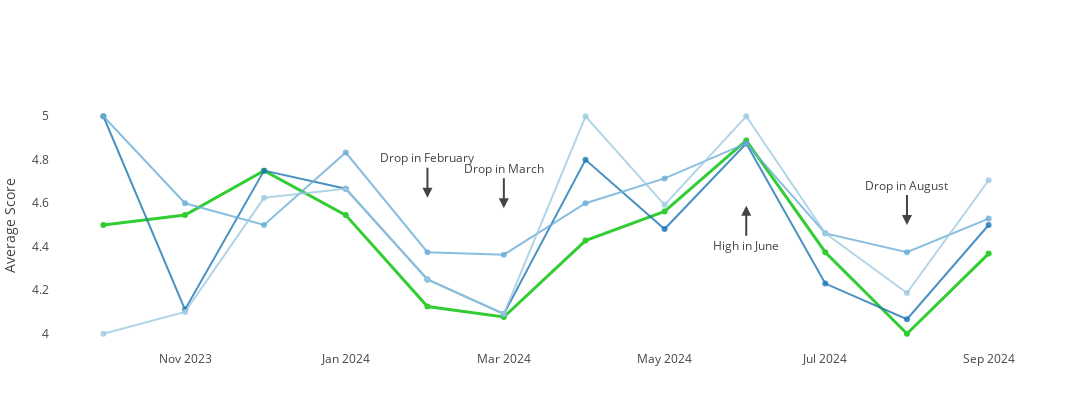

Here is the notebook cell this chart was saved with:
### Code cell
label_mapping = {
    'rating_score': 'Rating',
    'food_score': 'Food',
    'service_score': 'Service',
    'atmosphere_score': 'Ambient'
}

plotTrend(reviews, label_mapping, app=False)
#plotTrend(reviews, label_mapping, app=False, filter_min="2024-01-01", filter_max="2024-05-01")

### Figure 1 — Plotly figure (JSON) as saved in the notebook; plotly's stock layout.template omitted (floating-point values rounded to 4 significant figures)
{"data": [{"hoverinfo": "text", "line": {"color": "#32CD32", "width": 3}, "mode": "lines+markers", "name": "Rating", "text": ["Rating - 4.50", "Rating - 4.55", "Rating - 4.75", "Rating - 4.55", "Rating - 4.12", "Rating - 4.08", "Rating - 4.43", "Rating - 4.56", "Rating - 4.89", "Rating - 4.38", "Rating - 4.00", "Rating - 4.37"], "type": "scatter", "x": ["2023-10", "2023-11", "2023-12", "2024-01", "2024-02", "2024-03", "2024-04", "2024-05", "2024-06", "2024-07", "2024-08", "2024-09"], "xaxis": "x", "y": [4.5, 4.545, 4.75, 4.545, 4.125, 4.077, 4.429, 4.562, 4.889, 4.375, 4, 4.368], "yaxis": "y"}, {"hoverinfo": "text", "line": {"color": "rgba(31, 119, 180, 0.8)", "width": 2}, "mode": "lines+markers", "name": "Food", "text": ["Food - 5.00", "Food - 4.11", "Food - 4.75", "Food - 4.67", "Food - 4.25", "Food - 4.09", "Food - 4.80", "Food - 4.48", "Food - 4.88", "Food - 4.23", "Food - 4.07", "Food - 4.50"], "type": "scatter", "x": ["2023-10", "2023-11", "2023-12", "2024-01", "2024-02", "2024-03", "2024-04", "2024-05", "2024-06", "2024-07", "2024-08", "2024-09"], "xaxis": "x", "y": [5, 4.111, 4.75, 4.667, 4.25, 4.091, 4.8, 4.481, 4.875, 4.231, 4.067, 4.5], "yaxis": "y"}, {"hoverinfo": "text", "line": {"color": "rgba(107, 174, 214, 0.8)", "width": 2}, "mode": "lines+markers", "name": "Service", "text": ["Service - 5.00", "Service - 4.60", "Service - 4.50", "Service - 4.83", "Service - 4.38", "Service - 4.36", "Service - 4.60", "Service - 4.71", "Service - 4.88", "Service - 4.46", "Service - 4.38", "Service - 4.53"], "type": "scatter", "x": ["2023-10", "2023-11", "2023-12", "2024-01", "2024-02", "2024-03", "2024-04", "2024-05", "2024-06", "2024-07", "2024-08", "2024-09"], "xaxis": "x", "y": [5, 4.6, 4.5, 4.833, 4.375, 4.364, 4.6, 4.714, 4.875, 4.462, 4.375, 4.529], "yaxis": "y"}, {"hoverinfo": "text", "line": {"color": "rgba(158, 202, 225, 0.8)", "width": 2}, "mode": "lines+markers", "name": "Ambient", "text": ["Ambient - 4.00", "Ambient - 4.10", "Ambient - 4.62", "Ambient - 4.67", "Ambient - 4.25", "Ambient - 4.09", "Ambient - 5.00", "Ambient - 4.59", "Ambient - 5.00", "Ambient - 4.46", "Ambient - 4.19", "Ambient - 4.71"], "type": "scatter", "x": ["2023-10", "2023-11", "2023-12", "2024-01", "2024-02", "2024-03", "2024-04", "2024-05", "2024-06", "2024-07", "2024-08", "2024-09"], "xaxis": "x", "y": [4, 4.1, 4.625, 4.667, 4.25, 4.091, 5, 4.593, 5, 4.462, 4.188, 4.706], "yaxis": "y"}], "layout": {"annotations": [{"arrowhead": 2, "ax": 0, "ay": -40, "showarrow": true, "text": "Drop in February", "x": "2024-02", "xref": "x", "y": 4.625, "yref": "y"}, {"arrowhead": 2, "ax": 0, "ay": -40, "showarrow": true, "text": "Drop in March", "x": "2024-03", "xref": "x", "y": 4.577, "yref": "y"}, {"arrowhead": 2, "ax": 0, "ay": -40, "showarrow": true, "text": "Drop in August", "x": "2024-08", "xref": "x", "y": 4.5, "yref": "y"}, {"arrowhead": 2, "ax": 0, "ay": 40, "showarrow": true, "text": "High in June", "x": "2024-06", "xref": "x", "y": 4.589, "yref": "y"}], "height": 400, "margin": {"b": 50, "l": 50, "r": 50, "t": 100}, "paper_bgcolor": "white", "showlegend": false, "width": 1200, "xaxis": {"anchor": "y", "domain": [0, 1], "showgrid": false}, "yaxis": {"anchor": "x", "domain": [0, 1], "showgrid": false, "title": {"text": "Average Score"}}}}
